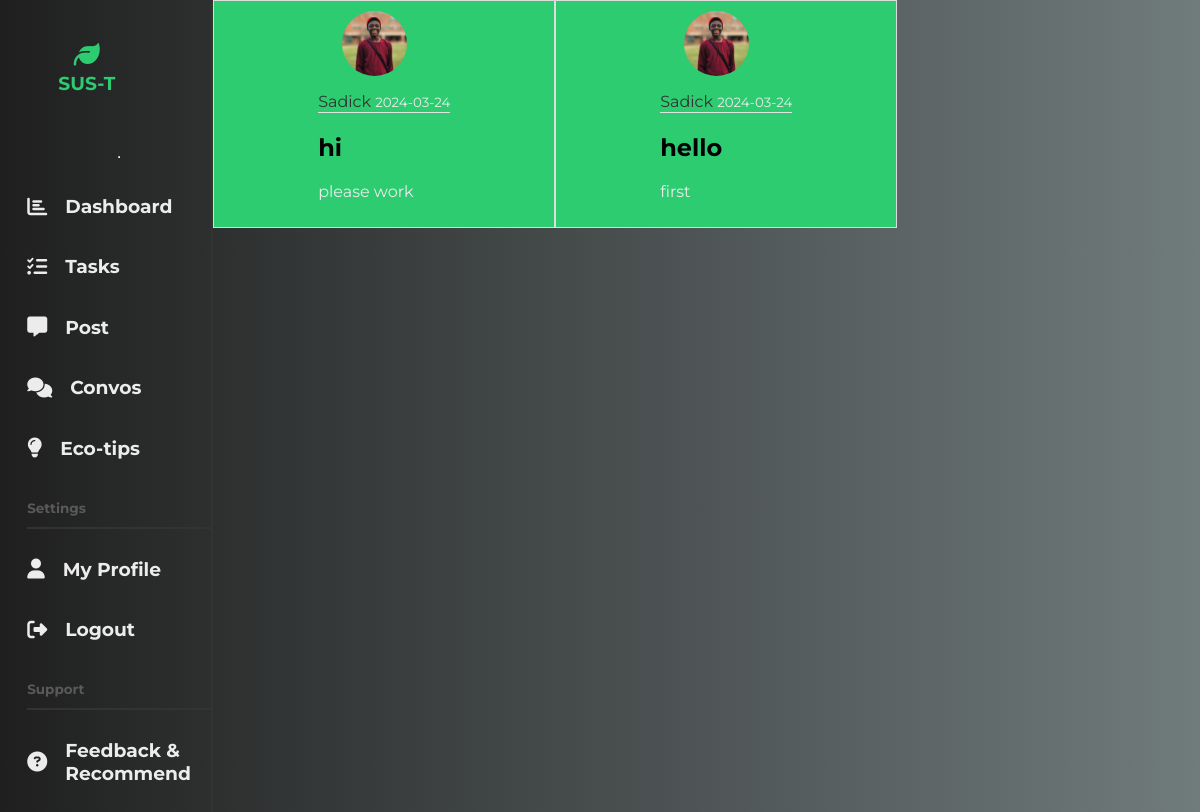
Page /home on the earlier database version.
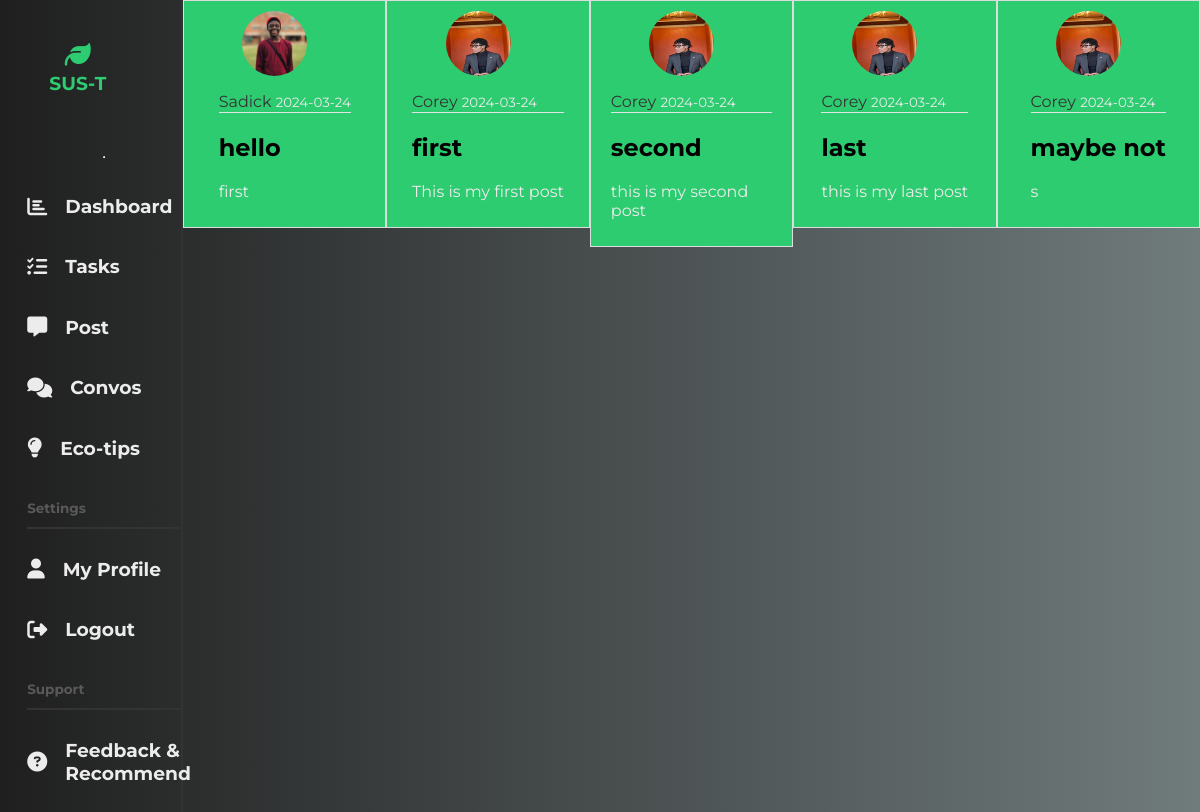
Same page on the later database version.
### flaskapp/models.py (models this page shows, shortened)
class Post(db.Model):
    id = db.Column(db.Integer, primary_key=True)
    title = db.Column(db.String(100), nullable=False)
    date_posted = db.Column(db.DateTime, nullable=False, default=datetime.utcnow)
    content = db.Column(db.Text, nullable=False)
    user_id = db.Column(db.Integer, db.ForeignKey('user.id'), nullable=False)

class User(db.Model, UserMixin):
    id = db.Column(db.Integer, primary_key=True)
    username = db.Column(db.String(20), unique=True, nullable=False)
    email = db.Column(db.String(120), unique=True, nullable=False)
    image_file = db.Column(db.String(20), nullable=False,
                           default='default.jpg')
    password = db.Column(db.String(60), nullable=False)
    tasks = db.relationship('Task', backref='creator', lazy=True)
    posts = db.relationship('Post', backref='author', lazy=True)

### flaskapp/routes.py (the view)
@app.route("/home")
def home():
    posts = Post.query.all()
    return render_template('home.html', posts=posts)

### flaskapp/Templates/home.html (shortened to what this page needs)
{% extends "layout.html" %}
{% block mainheader %}
{% for post in posts %}
        <article class="media content-section">
          <div class="rounded-image">
            <img class="article-img" src="{{ url_for('static', filename='images/' + post.author.image_file) }}">
          </div>
          <div class="media-body">
            <div class="article-metadata">
              <a class="mr-2" href="#">{{ post.author.username }}</a>
              <small class="text-muted">{{ post.date_posted.strftime('%Y-%m-%d') }}</small>
            </div>
            <h2><a class="article-title" href="{{ url_for('post', post_id=post.id) }}">{{ post.title }}</a></h2>
            <p class="article-content">{{ post.content }}</p>
          </div>
        </article>
    {% endfor %}
{% endblock mainheader %}

### flaskapp/Templates/layout.html (shortened to what this page needs)
<!DOCTYPE html>
<html lang="en">
  <head>
    <link rel="stylesheet" href="{{ url_for('static', filename='styles/calendar.css') }}">
    <link
      rel="stylesheet"
      href="{{ url_for('static', filename='styles/profile.css') }}"
    />
    <link
      rel="stylesheet"
      href="{{ url_for('static', filename='styles/dashboard.css') }}"
    />
    <link
      rel="stylesheet"
      href="{{ url_for('static', filename='styles/home.css') }}"
    />
    <link
      rel="stylesheet"
      href="{{ url_for('static', filename='styles/tasks.css') }}"
    />
    <link
      rel="stylesheet"
      href="{{ url_for('static', filename='styles/update.css') }}"
    />
    <link
      rel="stylesheet"
      href="{{ url_for('static', filename='styles/support.css') }}"
    />
    <link
      rel="stylesheet"
      href="https://cdnjs.cloudflare.com/ajax/libs/font-awesome/6.4.2/css/all.min.css"
    />
  </head>
  <body>
    <main>
      <section class="navbar">
        <div class="logo">
          <a class="{% if active_page == 'dashboard' %}active{% endif %}" href="{{ url_for('dashboard') }}">
            <i class="fa-solid fa-leaf"></i>
            <h3>SUS-T</h3>
          </a>
        </div>
        <div class="nav-content">
          <div class="nav-sect">
          <hr>
            <div class="nav-select">
              <div class="select">
                <a class="{% if active_page == 'dashboard' %}active{% endif %}" href="{{ url_for('dashboard') }}">
                  <i class="fa-solid fa-chart-bar"></i>
                  <h3>Dashboard</h3>
                </a>
              </div>
              <div class="select">
                <a class="{% if active_page == 'tasks' %}active{% endif %}" href="{{ url_for('tasks') }}">
                  <i class="fa-solid fa-list-check"></i>
                  <h3>Tasks</h3>
                </a>
              </div>
              <div class="select">
                <a class="{% if active_page == 'create_post' %}active{% endif %}" href="{{ url_for('new_post') }}">
                  <i class="fa-solid fa-comment-alt"></i>
                  <h3>Post</h3>
                </a>
                <div class="select">
                  <a class="{% if active_page == 'home' %}active{% endif %}" href="{{ url_for('home') }}">
                    <i class="fa-solid fa-comments"></i>
                    <h3>Convos</h3>
                  </a>
              </div>
              <div class="select">
                <a href="">
                  <i class="fa-solid fa-lightbulb"></i>
                  <h3>Eco-tips</h3>
                </a>
              </div>
            </div>
          </div>
          <div class="nav-sect">
            <div class="title">
              <h2>Settings</h2>
            </div>
            <div class="nav-select">
              <div class="select">
                <a class="{% if active_page == 'profile' %}active{% endif %}" href="{{ url_for('profile') }}">
                  <i class="fa-solid fa-user"></i>
                  <h3>My Profile</h3>
                </a>
              </div>
              <div class="select">
                <a href="{{ url_for('logout') }}">
                  <i class="fa-solid fa-right-from-bracket"></i>
                  <h3>Logout</h3>
                </a>
              </div>
            </div>
          </div>
          <div class="nav-sect">
            <div class="title">
              <h2>Support</h2>
            </div>
            <div class="nav-select">
              <div class="select">
                <a
               class="{% if active_page == 'support' %}active{% endif %}" href="{{ url_for('support') }}">
                  <i class="fa-solid fa-circle-question"></i>
                  <h3>Feedback & Recommend</h3>
                </a>
              </div>
            </div>
          </div>
        </div>
      </section>
      {% block mainheader %} {% endblock mainheader %}
    </main>
  </body>
</html>

### flaskapp/static/styles/profile.css (style rules this page uses)
* { font-family: "Montserrat", sans-serif; }
body { margin: 0; padding: 0; color: #ececec; background: #1f1f1f; }
main { display: flex; width: 100%; height: 100%; padding: 0; }
main a { text-decoration: none; width: 70%; margin: 0; padding: 0; color: #333; }
.navbar { display: flex; flex-direction: column; width: 16%; padding: 40px; padding-top: 10px; padding-left: 1.6%; border-right: 2px solid #333; height: 100vh; padding-right: 0; }
.navbar a { display: flex; flex-direction: row; align-items: center; color: #ececec; }
.logo { width: 60%; height: 15%; display: flex; justify-content: center; align-items: center; justify-self: center; margin-left: 10px; border-radius: 20px; margin-bottom: 5px; }
.logo a { display: flex; flex-direction: column; justify-content: center; align-items: center; color: #2ECC71; }
.logo i { font-size: 26px; margin: 2px; color: #2ECC71; }
.logo h3 { margin: 2px; }
.nav-content { height: 87%; display: flex; flex-direction: column; justify-content: space-around; border-radius: 20px; padding-left: 8px; margin-top: 0; }
.nav-sect { margin-top: 10px; display: flex; flex-direction: column; justify-content: space-between; }
.title { border-bottom: 2px solid #333; font-size: 9px; color: #595959; }
.nav-select { margin-top: 10px; }
.select a { display: flex; align-items: center; padding: 0; margin: 0; width: 100%; }
.select i { margin-right: 8px; font-size: 20px; }
.select h3 { position: relative; left: 10px; }

### flaskapp/static/styles/dashboard.css (style rules this page uses)
* { font-family: "Montserrat", sans-serif; }
body { margin: 0; padding: 0; color: #ececec; background: #1f1f1f; }
main { display: flex; width: 100%; height: 100%; padding: 0; }

### flaskapp/static/styles/home.css (style rules this page uses)
body { background: #2ECC71; color: black; margin-top: 5rem; }
.content-section { background: #2ECC71; padding: 10px 20px; border: 1px solid #dddddd; width: 25%; height: 100%; display: flex; flex-direction: column; align-items: center; justify-content: space-evenly; }
.article-title { color: black; }
.article-content { white-space: pre-line; }
.article-img { height: 65px; width: 65px; border-radius: 50%; margin-right: 16px; }
.article-metadata { padding-bottom: 1px; margin-bottom: 4px; border-bottom: 1px solid #e3e3e3 }
.rounded-image { height: 65px; width: 65px; margin-right: 20px; margin-bottom: 16px; }

### flaskapp/static/styles/tasks.css (style rules this page uses)
* { font-family: "Montserrat", sans-serif; }
body { margin: 0; padding: 0; color: #ececec; background: linear-gradient(to left, #707B7C , #1f1f1f ); }
main { display: flex; width: 100%; height: 100%; padding: 0; }

Differences in the rows shown:
removed Post: image_file (picture), author.username "Sadick", date_posted "2024-03-24", title "hi", content "please work"
added Post: image_file (picture), author.username "Corey", date_posted "2024-03-24", title "first", content "This is my first post"
added Post: image_file (picture), author.username "Corey", date_posted "2024-03-24", title "second", content "this is my second post"
added Post: image_file (picture), author.username "Corey", date_posted "2024-03-24", title "last", content "this is my last post"
added Post: image_file (picture), author.username "Corey", date_posted "2024-03-24", title "maybe not", content "s"
